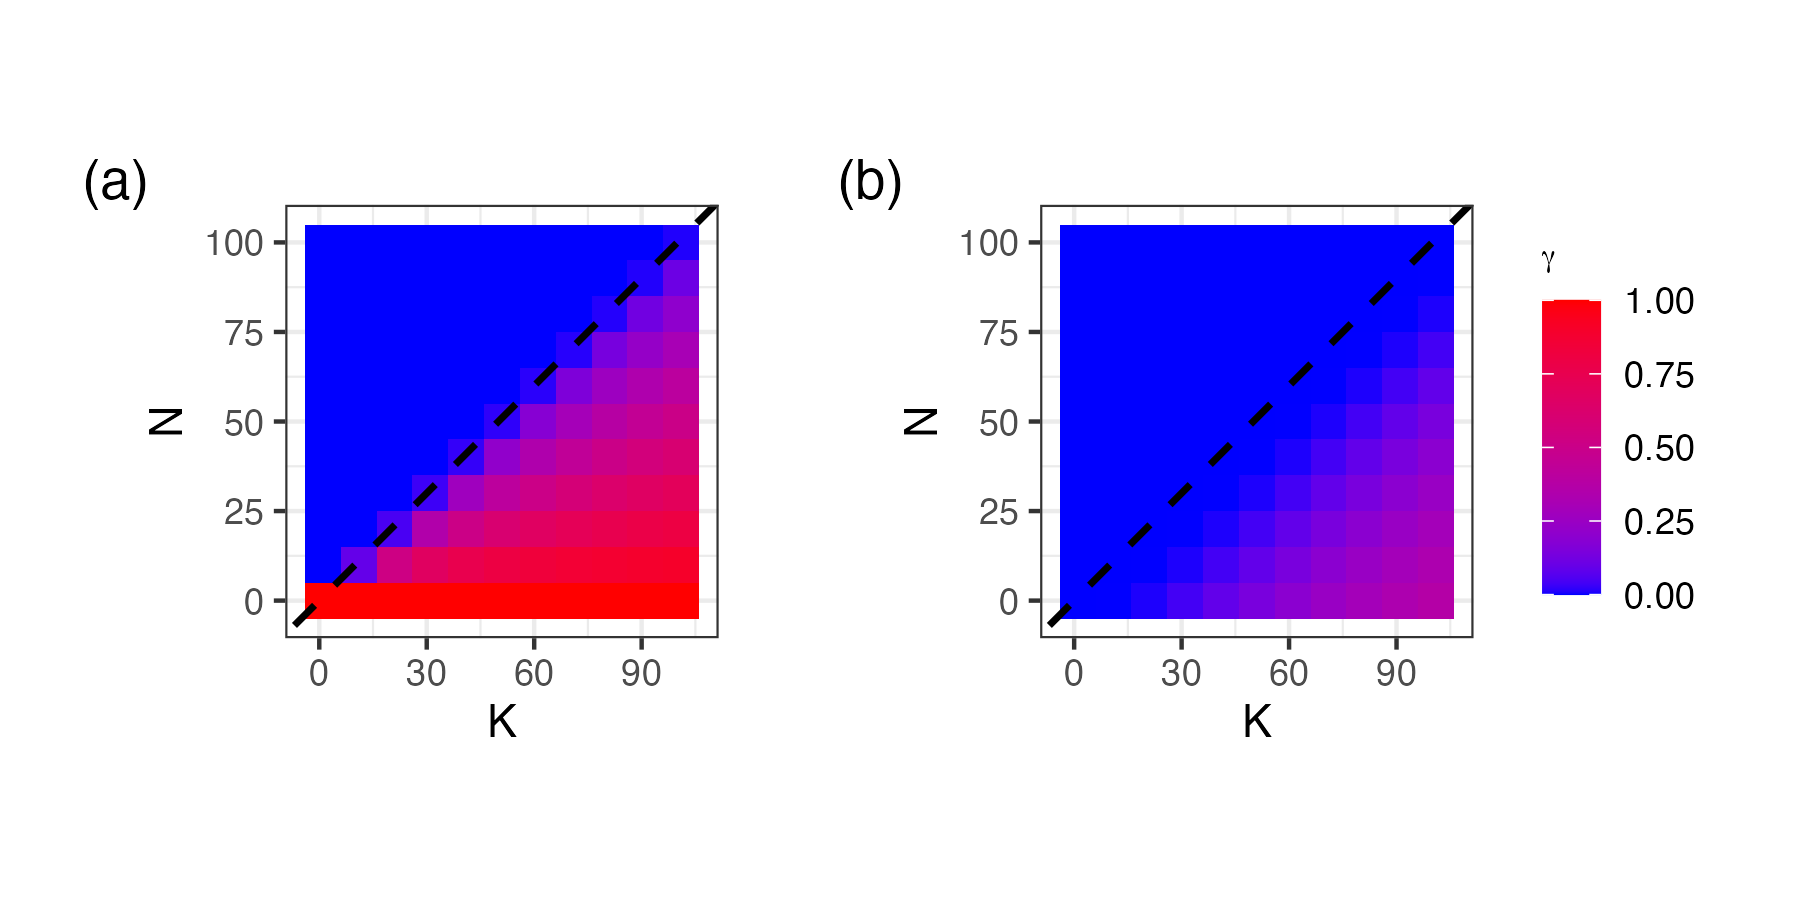

The R source for this figure:
## linear model and exponential model
## different models of diversity dependence affect rates

library(ggplot2)
library(reshape2)
library(patchwork)

# Define parameters
alpha <- 100
gamma_0 <- 1
K_values <- seq(1, 101, by=10)
N_values <- seq(0, 100, by=10)

# Initialize data frames to store results
results_gamma1 <- data.frame(K = numeric(), N = numeric(), Gamma = numeric())
results_gamma2 <- data.frame(K = numeric(), N = numeric(), Gamma = numeric())

# Calculate gamma values for each K and N
for (N in N_values) {
  for (K in K_values) {

    gamma1 <- ifelse(K - N > 0, gamma_0 * (1 - N / K), 0)
    gamma2 <- ifelse(K - N > 0, gamma_0 * exp(-alpha / (K - N)), 0)
    results_gamma1 <- rbind(results_gamma1, data.frame(K = K, N = N, Gamma = gamma1))
    results_gamma2 <- rbind(results_gamma2, data.frame(K = K, N = N, Gamma = gamma2))
  }
}

# Plot for the first gamma equation
plot_gamma1 <- ggplot(results_gamma1, aes(x = K, y = N, fill = Gamma)) +
  geom_tile() +
  coord_fixed() +
  scale_fill_gradient(name = expression(gamma), low = "blue", high = "red", limits = c(0, 1)) +
  geom_abline(slope = 1,
              intercept = 0,
              linetype = "dashed",
              linewidth = 0.8) +
  labs(tag = "(a)",
       x = "K",
       y = "N") +
  theme_bw() +
  theme(plot.margin = unit(c(0.5, 0.5, 0.5, 0.5), "cm"),
        legend.title = element_text(size = 8),
        legend.key.size = unit(0.5, "cm"))

# Plot for the second gamma equation
plot_gamma2 <- ggplot(results_gamma2, aes(x = K, y = N, fill = Gamma)) +
  geom_tile() +
  coord_fixed() +
  scale_fill_gradient(name = expression(gamma), low = "blue", high = "red", limits = c(0, 1)) +
  geom_abline(slope = 1,
              intercept = 0,
              linetype = "dashed",
              linewidth = 0.8) +
  labs(tag = "(b)",
       x = "K",
       y = "N") +
  theme_bw() +
  theme(plot.margin = unit(c(0.5, 0.5, 0.5, 0.5), "cm"),
        legend.title = element_text(size = 8),
        legend.key.size = unit(0.5, "cm"))

# Combine the plots and adjust layout
p <- plot_gamma1 + plot_gamma2 + plot_layout(ncol = 2, guides = "collect")

# Save the plot
ggsave("script/DDgamma.png", p,
       width = 6, height = 3, units = "in", dpi = 300)

ggsave("figures/DDgamma.pdf", p,
       width = 6, height = 3, units = "in", dpi = 300)

